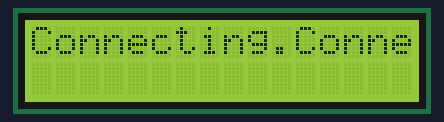
Bench run of a sketch on a simulated ESP8266 (NodeMCU). Shown: 16×2 character LCD. WiFi joins after 1.5 s; servers stay silent unless stated.

Above: at 2.6 s.
At 5.9 s:
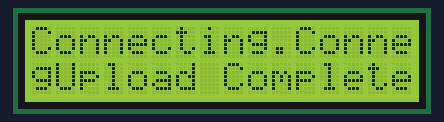

Measured:
- what the display in image 0 shows lasts 2.0 s, from 2.6 s to 4.6 s

The sketch:

write-thingspeak.ino
```cpp
/*
 * This code will check if you have an internet connection or not.If positive(that is you are connected to internet) then data will be uploaded to "THINGSPEAK".
 * MADE BY AYUSH AGGARWAL.
 */
#include <LiquidCrystal.h>
LiquidCrystal lcd(D0, D1, D2, D3, D4, D5);

#include <ESP8266WiFi.h>
#include <WiFiClient.h>
#include <ESP8266WebServer.h>
#include "ThingSpeak.h"

unsigned long Channel= 511722;
unsigned int t=2;
int addr = 2;
int i=0;
const char *ssid = "Shanu";
const char *password = "20167635";
const char *host = "api.thingspeak.com";
String apiKey = "XB7NAHQUZTG7QKS3";

WiFiClient  client;

void LCD1()
{
  lcd.setCursor(0,0);
  lcd.print("        ");
  lcd.setCursor(0,1);
  lcd.print("        ");
  delay(1000);
  lcd.setCursor(0,0);
}

void wifi()
{
  LCD1();
  lcd.print("Connecting");
  while (WiFi.status() != WL_CONNECTED)
  {
    delay(500);
    lcd.print(".");
    t++;
    if(t>10)
    {
      lcd.print("Wifi Not Found");
      delay(1000);
    }
  }
  lcd.print("Connected to:");
  lcd.println(ssid);
  delay(2000);

  WiFiClient client;
  const int httpPort = 80; //Port 80 is commonly used for www
  //Connect to host, host(web site) is define at top
  lcd.print("Connecting");
  delay(1000);
  if(!client.connect(host, httpPort))
  {
    lcd.println("No Internet");
    delay(1000);
  }
  else                                                                                                                               // If wifi is connected
  {
      String ADCData;
      float adcvalue=98.77;  //Read Analog value of LDR
      ADCData = String(adcvalue);   //String to interger conversion
      String Link="GET /update?api_key="+apiKey+"&field1=";  //Requeste webpage
      Link = Link + ADCData;
      Link = Link + " HTTP/1.1\r\n" + "Host: " + host + "\r\n" + "Connection: close\r\n\r\n";
      client.print(Link);
      delay(100);
      lcd.print("Upload Complete");
      delay(1000);
  }
}

void setup()
{
  lcd.begin(16, 2);
  delay(1000);
  Serial.begin(115200);
  WiFi.mode(WIFI_STA);        //This line hides the viewing of ESP as wifi hotspot
  WiFi.begin(ssid, password);     //Connect to your WiFi router
  ThingSpeak.begin(client);
}

void loop()
{
  wifi();
  delay(5000000);
}
```
